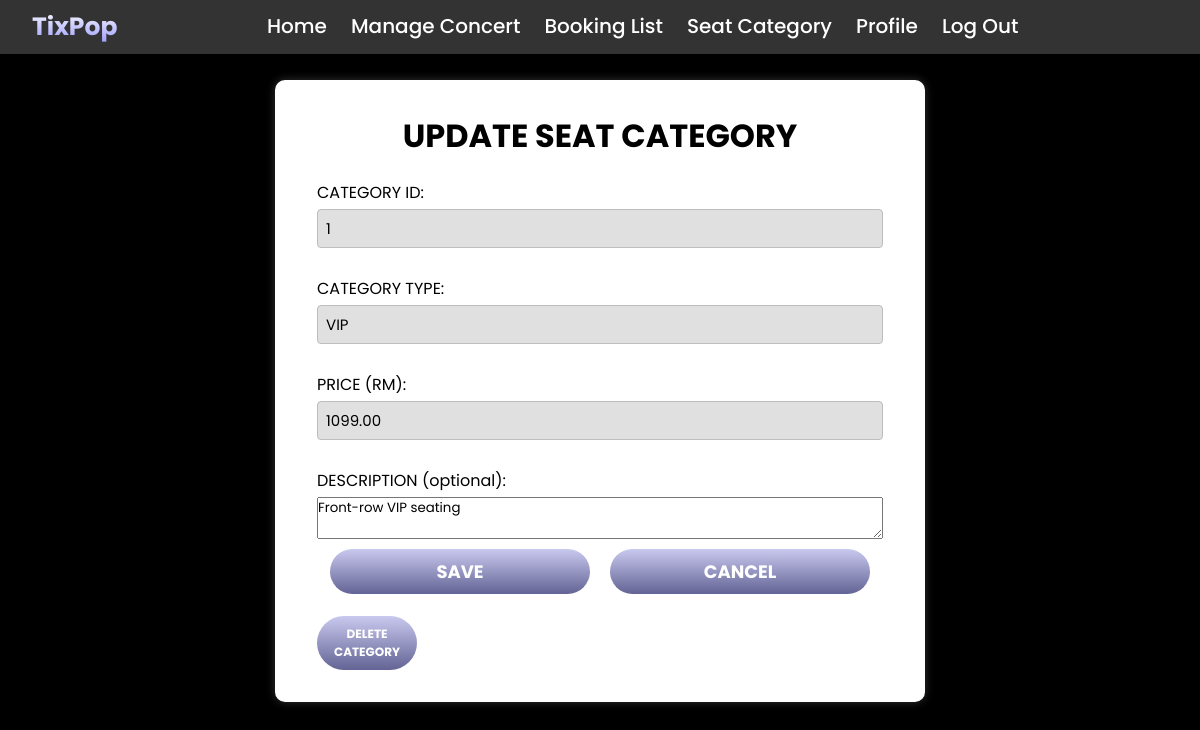
Page /admin_SeatUpdate.php?id=1 (signed in) on the committed database.
### tables this page shows
CREATE TABLE `category` (
  `Category_ID` int(10) UNSIGNED NOT NULL,
  `Price` decimal(10,2) NOT NULL DEFAULT 0.00,
  `Category_type` varchar(100) NOT NULL,
  `description` text DEFAULT NULL
);

### admin_SeatUpdate.php (the view, shortened to what this page needs)
<?php
require_once __DIR__ . '/db.php';
$errors = [];
$catId = isset($_GET['id']) ? (int)$_GET['id'] : (int)($_POST['category_id'] ?? 0);
try {
  $stmt = $pdo->prepare('SELECT Category_ID, Category_type, Price, description FROM category WHERE Category_ID = ?');
  $stmt->execute([$catId]);
  $cat = $stmt->fetch();
} catch (Exception $e) {
  $errors[] = 'Database error: ' . $e->getMessage();
  $cat = ['Category_ID' => $catId, 'Category_type' => '', 'Price' => 0.0, 'description' => ''];
}
?>
<!DOCTYPE html>
<html lang="en">
  <head>
    <link rel="stylesheet" href="admincss.css" />
    <link href="https://unpkg.com/boxicons@2.1.4/css/boxicons.min.css" rel="stylesheet" />
  </head>
  <body class="other-page">
    <?php include __DIR__ . '/admin_anavbar.php'; ?>
    <div class="eventBox">
      <h1>UPDATE SEAT CATEGORY</h1>
      <form method="post" action="admin_SeatUpdate.php">
        <label>CATEGORY ID:</label>
        <input type="text" readonly value="<?= (int)$cat['Category_ID'] ?>" />
        <label>CATEGORY TYPE:</label>
        <input type="text" name="category_type" required value="<?= htmlspecialchars($cat['Category_type']) ?>" />
        <label>PRICE (RM):</label>
        <input type="number" step="0.01" name="price" required value="<?= htmlspecialchars(number_format($cat['Price'],2,'.','')) ?>" />
        <label>DESCRIPTION (optional):</label>
        <textarea name="description"><?=htmlspecialchars($cat['description'] ?? '')?></textarea>
        <div class="btn-container">
          <button class="eventbtn" type="submit">SAVE</button>
          <a href="admin_Seatcategory.php"><button class="eventbtn" type="button">CANCEL</button></a>
        </div>
      </form>
      <form method="post" action="admin_SeatUpdate.php" onsubmit="return confirm('Delete this category? This cannot be undone if there are no dependent invoices.')" style="margin-top:12px">
        <button class="bandbtn" type="submit" name="delete_category" value="1">DELETE CATEGORY</button>
      </form>
    </div>
  </body>
</html>

### admincss.css (style rules this page uses)
* { margin: 0; padding: 0; box-sizing: border-box; font-family: "Poppins"; }
.other-page { display: flex; flex-direction: column; justify-content: flex-start; align-items: center; min-height: 100vh; background: black; background-size: cover; background-position: center; padding-top: 80px; }
a { text-decoration: none; }
.eventBox { height: auto; width: 650px; background: white; border: 2px solid rgba(255, 255, 255, 0.2); backdrop-filter: blur(20px); box-shadow: 0 0 10px rgba(255, 255, 255, 0.2); color: black; border-radius: 10px; padding: 30px 40px; }
.eventBox form { display: flex; flex-direction: column; }
.eventBox label { margin-top: 20px; margin-bottom: 4px; font-size: 16px; }
.eventBox input[type="text"], .eventBox input[type="email"], .eventBox input[type="date"], .eventBox input[type="time"], .eventBox input[type="number"] { width: 100%; padding: 7px 8px; border-radius: 4px; border: 1px solid #bdbdbd; background: #e0e0e0; margin-bottom: 8px; font-size: 15px; box-sizing: border-box; }
.eventBox h1 { text-align: center; }
.btn-container { display: flex; justify-content: center; gap: 20px; }
.eventbtn { display: inline-block; width: 260px; margin-top: 10px; padding: 9px 0; background-image: linear-gradient(rgb(201, 201, 239), rgb(99, 99, 149)); color: #fff; font-size: 18px; border: none; border-radius: 40px; cursor: pointer; font-weight: bold; }
.bandbtn { display: inline-block; width: 100px; margin-top: 10px; padding: 9px 0; background-image: linear-gradient(rgb(201, 201, 239), rgb(99, 99, 149)); color: #fff; font-size: 12px; border: none; border-radius: 40px; cursor: pointer; font-weight: bold; }

### rows in the picture
category: Category_ID "1", category_type "VIP", price "1099.00", description "Front-row VIP seating"
